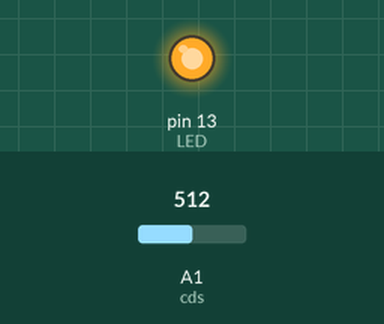
Simulated run of this sketch. Board: Arduino Uno, built with avr-gcc and run on an emulated ATmega328P. On the bench: output pins drawn as LEDs (lit = HIGH). The inputs (shaded band) are chosen by the test bench; at power-on: A1 (cds) = 512.

Above: at 1.2 s.
1.3 s: A1 (cds) set to 503
At 2.4 s:
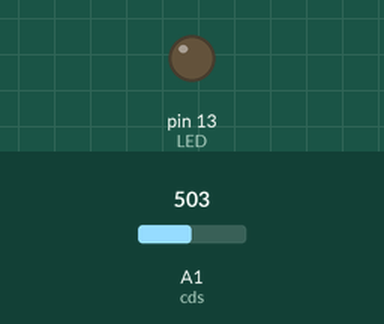
2.8 s: A1 (cds) set to 522
At 3.5 s:
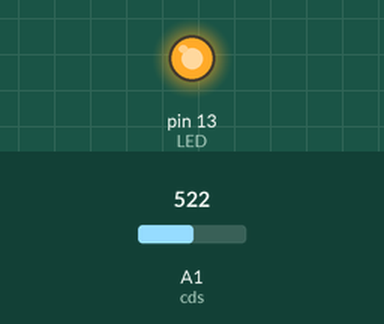
4.3 s: A1 (cds) set to 511
At 4.7 s:
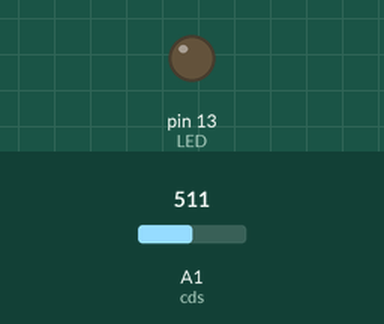
Timing chart, 0 to 7.3 s (numbered marks = the images above; inputs shaded):
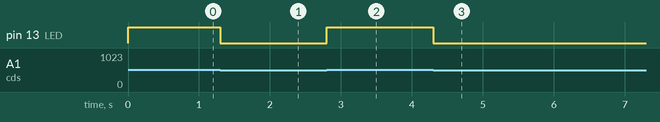

The sketch:

LumiSensor.ino
```cpp
const byte LED = 13;
const byte cds = A1;


void setup() {
  // put your setup code here, to run once:
  pinMode(LED, OUTPUT);
}

void loop() {
  // put your main code here, to run repeatedly:
  int val;
  val = analogRead(cds);
  if (val >= 512) {
    digitalWrite(LED, HIGH);
  }
  else {
    digitalWrite(LED, LOW);
  }
}
```

Measured:
- the behaviour switches between 512 and 511 on A1 (cds) (found by bisection; images 0 and 1)
- after the input at 1.3 s, pin 13 (LED): HIGH → LOW at once
- after the input at 2.8 s, pin 13 (LED): LOW → HIGH at once
- after the input at 4.3 s, pin 13 (LED): HIGH → LOW at once
